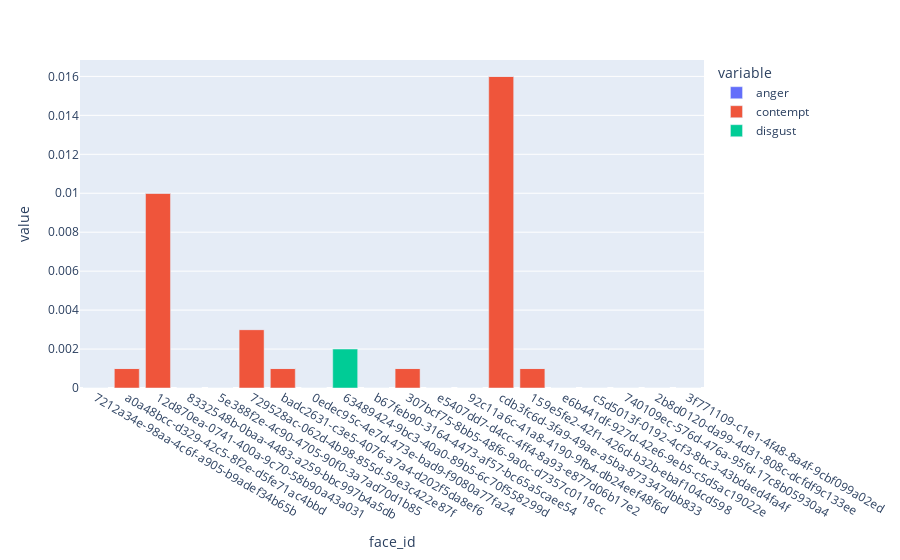

Here is the notebook cell this chart was saved with:
### Markdown cell above
# testing to see if i can append html charts together

### Code cell
b2 = px.bar(
    df,
    x = 'face_id',
    y = emotions[:3]
)

b2

### Figure 1 — Plotly figure (JSON) as saved in the notebook; plotly's stock layout.template omitted (floating-point values rounded to 4 significant figures)
{"data": [{"alignmentgroup": "True", "hovertemplate": "variable=anger<br>face_id=%{x}<br>value=%{y}<extra></extra>", "legendgroup": "anger", "marker": {"color": "#636efa"}, "name": "anger", "offsetgroup": "anger", "orientation": "v", "showlegend": true, "textposition": "auto", "type": "bar", "x": ["7212a34e-98aa-4c6f-a905-b9adef34b65b", "a0a48bcc-d329-42c5-8f2e-d5fe71ac4bbd", "12d870ea-0741-400a-9c70-58b90a43a031", "8332548b-0baa-4483-a259-bbc997b4a5db", "5e388f2e-4c90-4705-90f0-3a7ad70d1b85", "729528ac-062d-4b98-855d-59e3c422e87f", "badc2631-c3e5-4076-a7a4-d202f5da8ef6", "0edec95c-4e7d-473e-bad9-f9080a77fa24", "63489424-9bc3-40a0-89b5-6c70f558299d", "b67feb90-3164-4473-af57-bc65a5caee54", "307bcf75-8bb5-48f6-9a0c-d7357c0118cc", "e5407dd7-d4cc-4ff4-8a93-e877d06b17e2", "92c11a6c-41a8-4190-9fb4-db24eef48f6d", "cdb3fc6d-3fa9-49ae-a5ba-873347dbb833", "159e5fe2-42f1-426d-b32b-ebaf104cd598", "e6b441df-927d-42e6-9eb5-c5d5ac19022e", "c5d5013f-0192-4cf3-8bc3-43bdaed4fa4f", "740109ec-576d-476a-95fd-17c8b05930a4", "2b8d0120-da99-4d31-808c-dcfdf9c133ee", "3f771109-c1e1-4f48-8a4f-9cbf099a02ed"], "xaxis": "x", "y": [0, 0, 0, 0, 0, 0, 0, 0, 0, 0, 0, 0, 0, 0, 0, 0, 0, 0, 0, 0], "yaxis": "y"}, {"alignmentgroup": "True", "hovertemplate": "variable=contempt<br>face_id=%{x}<br>value=%{y}<extra></extra>", "legendgroup": "contempt", "marker": {"color": "#EF553B"}, "name": "contempt", "offsetgroup": "contempt", "orientation": "v", "showlegend": true, "textposition": "auto", "type": "bar", "x": ["7212a34e-98aa-4c6f-a905-b9adef34b65b", "a0a48bcc-d329-42c5-8f2e-d5fe71ac4bbd", "12d870ea-0741-400a-9c70-58b90a43a031", "8332548b-0baa-4483-a259-bbc997b4a5db", "5e388f2e-4c90-4705-90f0-3a7ad70d1b85", "729528ac-062d-4b98-855d-59e3c422e87f", "badc2631-c3e5-4076-a7a4-d202f5da8ef6", "0edec95c-4e7d-473e-bad9-f9080a77fa24", "63489424-9bc3-40a0-89b5-6c70f558299d", "b67feb90-3164-4473-af57-bc65a5caee54", "307bcf75-8bb5-48f6-9a0c-d7357c0118cc", "e5407dd7-d4cc-4ff4-8a93-e877d06b17e2", "92c11a6c-41a8-4190-9fb4-db24eef48f6d", "cdb3fc6d-3fa9-49ae-a5ba-873347dbb833", "159e5fe2-42f1-426d-b32b-ebaf104cd598", "e6b441df-927d-42e6-9eb5-c5d5ac19022e", "c5d5013f-0192-4cf3-8bc3-43bdaed4fa4f", "740109ec-576d-476a-95fd-17c8b05930a4", "2b8d0120-da99-4d31-808c-dcfdf9c133ee", "3f771109-c1e1-4f48-8a4f-9cbf099a02ed"], "xaxis": "x", "y": [0, 0.001, 0.01, 0, 0, 0.003, 0.001, 0, 0, 0, 0.001, 0, 0, 0.016, 0.001, 0, 0, 0, 0, 0], "yaxis": "y"}, {"alignmentgroup": "True", "hovertemplate": "variable=disgust<br>face_id=%{x}<br>value=%{y}<extra></extra>", "legendgroup": "disgust", "marker": {"color": "#00cc96"}, "name": "disgust", "offsetgroup": "disgust", "orientation": "v", "showlegend": true, "textposition": "auto", "type": "bar", "x": ["7212a34e-98aa-4c6f-a905-b9adef34b65b", "a0a48bcc-d329-42c5-8f2e-d5fe71ac4bbd", "12d870ea-0741-400a-9c70-58b90a43a031", "8332548b-0baa-4483-a259-bbc997b4a5db", "5e388f2e-4c90-4705-90f0-3a7ad70d1b85", "729528ac-062d-4b98-855d-59e3c422e87f", "badc2631-c3e5-4076-a7a4-d202f5da8ef6", "0edec95c-4e7d-473e-bad9-f9080a77fa24", "63489424-9bc3-40a0-89b5-6c70f558299d", "b67feb90-3164-4473-af57-bc65a5caee54", "307bcf75-8bb5-48f6-9a0c-d7357c0118cc", "e5407dd7-d4cc-4ff4-8a93-e877d06b17e2", "92c11a6c-41a8-4190-9fb4-db24eef48f6d", "cdb3fc6d-3fa9-49ae-a5ba-873347dbb833", "159e5fe2-42f1-426d-b32b-ebaf104cd598", "e6b441df-927d-42e6-9eb5-c5d5ac19022e", "c5d5013f-0192-4cf3-8bc3-43bdaed4fa4f", "740109ec-576d-476a-95fd-17c8b05930a4", "2b8d0120-da99-4d31-808c-dcfdf9c133ee", "3f771109-c1e1-4f48-8a4f-9cbf099a02ed"], "xaxis": "x", "y": [0, 0, 0, 0, 0, 0, 0, 0, 0.002, 0, 0, 0, 0, 0, 0, 0, 0, 0, 0, 0], "yaxis": "y"}], "layout": {"barmode": "relative", "legend": {"title": {"text": "variable"}, "tracegroupgap": 0}, "margin": {"t": 60}, "xaxis": {"anchor": "y", "domain": [0, 1], "title": {"text": "face_id"}}, "yaxis": {"anchor": "x", "domain": [0, 1], "title": {"text": "value"}}}}
